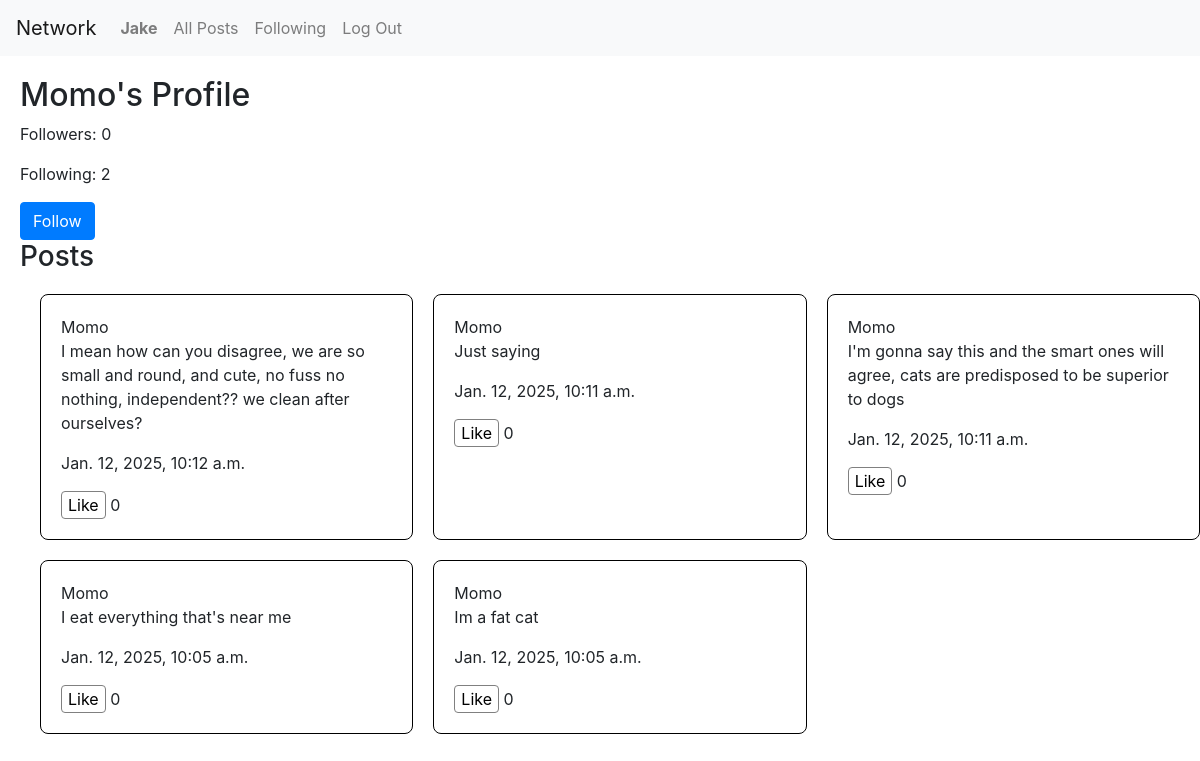
The page /profile/Momo (signed in) on the database its author committed.
### network/models.py (models this page shows, shortened)
class User(AbstractUser):
    name = models.CharField(max_length=64, blank=True)
    following = models.ManyToManyField('self', symmetrical=False, related_name='followers')

class Post(models.Model):
    user = models.ForeignKey(User, on_delete=models.CASCADE, related_name='posts')  #link post to the user
    body = models.TextField()
    timestamp = models.DateTimeField(auto_now_add=True) #automatically sets the time
    likes = models.ManyToManyField(User, related_name="liked_posts", blank=True)

### network/views.py (the view)
# urls.py: path("profile/<str:username>", views.profile_view, name="profile"),
@login_required(login_url="/login", redirect_field_name=None)
def profile_view(request, username):
    user_profile = User.objects.get(username = username)
    posts = user_profile.posts.all().order_by('-timestamp')
    is_following = request.user.following.filter(username=username).exists()
    return render(request, "network/profile.html", {
         "profile": user_profile,
        "posts": posts,
        "followers_count": user_profile.followers.count(),
        "following_count": user_profile.following.count(),
        "is_following": is_following,
        "is_self": request.user == user_profile
    })

### network/templates/network/profile.html (shortened to what this page needs)
{% extends "network/layout.html" %} {% block body %}
<div class="profile-container">
	<h2>{{ profile.username }}'s Profile</h2>
	<div class="stats">
		<p>Followers: {{ followers_count }}</p>
		<p>Following: {{ following_count }}</p>
	</div>
	{% if not is_self %}
	<form action="{% url 'follow' profile.username %}" method="post">
		{% csrf_token %} {% if is_following %}
		<button name="follow" value="0" class="btn btn-secondary">Unfollow</button>
		{% else %}
		<button name="follow" value="1" class="btn btn-primary">Follow</button>
		{% endif %}
	</form>
	{% endif %}
	<h3>Posts</h3>
	<div class="posts-container">
		{% for post in posts %}
		<div class="post" id="post-{{ post.id }}">
			<a href="{% url 'profile' post.user.username %}"
				>{{ post.user.username }}</a
			>
			<div class="post-content" id="content-{{ post.id }}">
				<p class="post-body" id="post-body-{{ post.id }}">{{post.body}}</p>
			</div>
			<p>{{post.timestamp}}</p>
			{% if user.is_authenticated %}
			<button class="like-btn" data-post-id="{{ post.id }}">
				{% if user in post.likes.all %} Unlike {% else %} Like {% endif %}
			</button>
			{% endif %}
			<span id="likes-{{ post.id }}" class="likes-count"
				>{{ post.likes.count }}</span
			>
		</div>
		{% empty %}
		<p>No posts yet.</p>
		{% endfor %}
	</div>
</div>
{% endblock %}

### network/templates/network/layout.html (shortened to what this page needs)
{% load static %}
<!DOCTYPE html>
<html lang="en">
	<head>
		<link
			rel="stylesheet"
			href="https://stackpath.bootstrapcdn.com/bootstrap/4.4.1/css/bootstrap.min.css"
		/>
		<link href="{% static 'network/styles.css' %}" rel="stylesheet" />
	</head>
	<body>
		<nav class="navbar navbar-expand-lg navbar-light bg-light">
			<a class="navbar-brand" href="#">Network</a>
			<div class="layout-div">
				<ul class="navbar-nav mr-auto">
					{% if user.is_authenticated %}
					<li class="nav-item">
						<a class="nav-link" href="#"
							><strong>{{ user.username }}</strong></a
						>
					</li>
					{% endif %}
					<li class="nav-item">
						<a class="nav-link" href="{% url 'index' %}">All Posts</a>
					</li>
					{% if user.is_authenticated %}
					<li class="nav-item">
						<a class="nav-link" href="{% url 'following' %}">Following</a>
					</li>
					<li class="nav-item">
						<a class="nav-link" href="{% url 'logout' %}">Log Out</a>
					</li>
					{% endif %}
				</ul>
			</div>
		</nav>
		<div class="body">{% block body %} {% endblock %}</div>
	</body>
</html>

### network/static/network/styles.css (style rules this page uses)
.profile-container { padding-left: 20px; padding-top: 20px; word-wrap: break-word; }
.posts-container { list-style-type: none; padding-left: 20px; margin-top: 20px; display: grid; grid-template-columns: repeat(auto-fit, minmax(300px, 1fr)); gap: 20px; }
.post { padding: 20px; width: auto; border: 1px solid black; height: auto; border-radius: 8px; word-wrap: break-word; overflow-wrap: break-word; position: relative; }
a { color: inherit; }
button { background-color: transparent; border: 1px gray solid; border-radius: 4px; }

### rows shown on the page
User: username "Jake"
User: username "Momo"
Post: user.username "Momo", body "I mean how can you disagree, we are so small and round, and cute, no fuss no nothing, independent?? we clean after ourselves?", timestamp "Jan. 12, 2025, 10:12 a.m.", shows "Like", likes.count "0"
Post: user.username "Momo", body "Just saying", timestamp "Jan. 12, 2025, 10:11 a.m.", shows "Like", likes.count "0"
Post: user.username "Momo", body "I'm gonna say this and the smart ones will agree, cats are predisposed to be superior to dogs", timestamp "Jan. 12, 2025, 10:11 a.m.", shows "Like", likes.count "0"
Post: user.username "Momo", body "I eat everything that's near me", timestamp "Jan. 12, 2025, 10:05 a.m.", shows "Like", likes.count "0"
Post: user.username "Momo", body "Im a fat cat", timestamp "Jan. 12, 2025, 10:05 a.m.", shows "Like", likes.count "0"

### other values the page prints
{{ followers_count }} "0"
{{ following_count }} "2"
